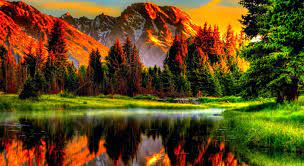
#> input picture image.jpg, 304 x 166 px
$ python colorspaces.py
#> lines starting #> are read from the running program, lines starting #| are printed output that depends on the picture
import cv2

image=cv2.imread("image.jpg")
#> image is the input picture: shape (166, 304, 3); mean B, G, R 26.8, 74.1, 96.9
cv2.imshow("Original",image)

# Converying to grayscale
gray=cv2.cvtColor(image,cv2.COLOR_BGR2GRAY)
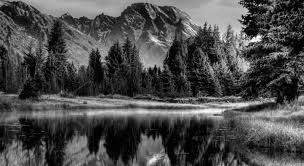
#> gray: shape (166, 304); min 0, max 253, mean 75.5
# cv2.imshow("Gray",gray)

resized=cv2.resize(gray,(10000,10000))
# cv2.imshow("Resized",resized)
cv2.waitKey(0)

# BGR to HSV
hsv=cv2.cvtColor(image,cv2.COLOR_BGR2HSV)
#> hsv: shape (166, 304, 3); mean H, S, V 39.2, 193.1, 106.7
cv2.imshow("HSV",hsv)
cv2.waitKey(0)

#bgr to rgb
rgb=cv2.cvtColor(image,cv2.COLOR_BGR2RGB)
cv2.imshow("RGB",rgb)
cv2.waitKey(0)

#reversing a color
#hsv to bgr
hsv_bgr=cv2.cvtColor(hsv,cv2.COLOR_HSV2BGR)
cv2.imshow("HSV to BGR",hsv_bgr)
cv2.waitKey(0)

lab_bgr=cv2.cvtColor(hsv,cv2.COLOR_LAB2BGR)
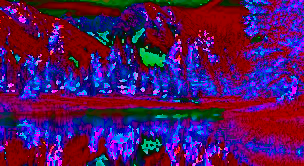
#> lab_bgr: shape (166, 304, 3); mean B, G, R 94.5, 20.3, 82.5
cv2.imshow("LAB to BGR",lab_bgr)
cv2.waitKey(0)

$ run again, with sunny.jpg copied over image.jpg
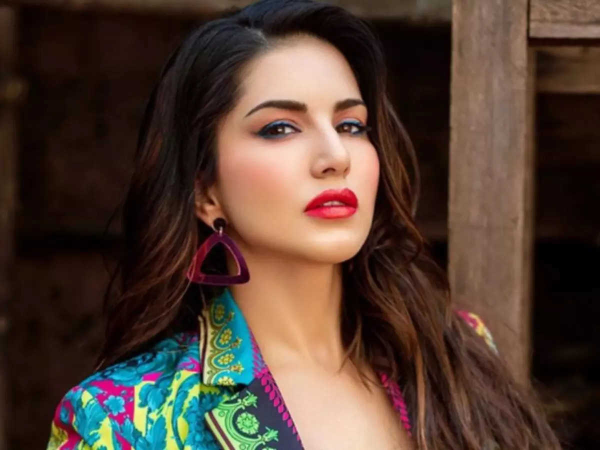
#> input picture sunny.jpg, 1200 x 900 px (shown at 1/2 size)
#> image is the input picture: shape (900, 1200, 3); mean B, G, R 50.7, 61.5, 81.6
#> `gray=cv2.cvtColor(image,cv2.COLOR_BGR2GRAY)`:
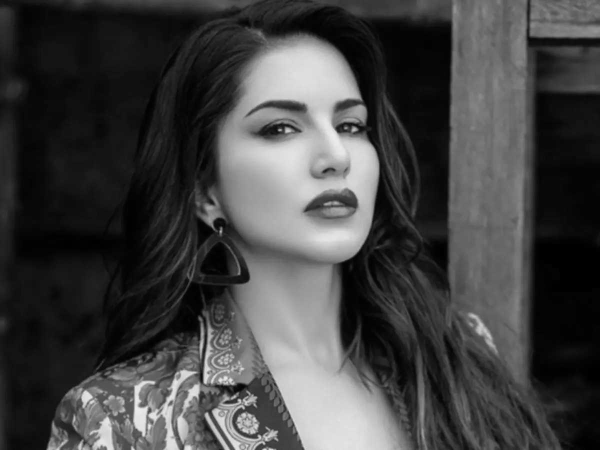
#> gray: shape (900, 1200) (shown at 1/2 size); min 0, max 238, mean 66.3
#> hsv: shape (900, 1200, 3); mean H, S, V 27.3, 154.5, 88
#> `lab_bgr=cv2.cvtColor(hsv,cv2.COLOR_LAB2BGR)`:
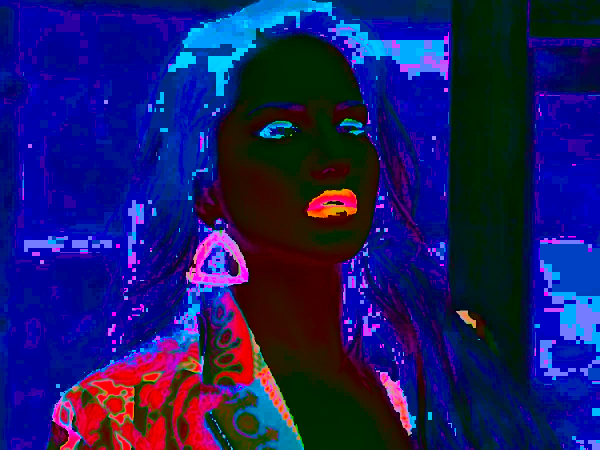
#> lab_bgr: shape (900, 1200, 3) (shown at 1/2 size); mean B, G, R 103.6, 25.5, 26.2
